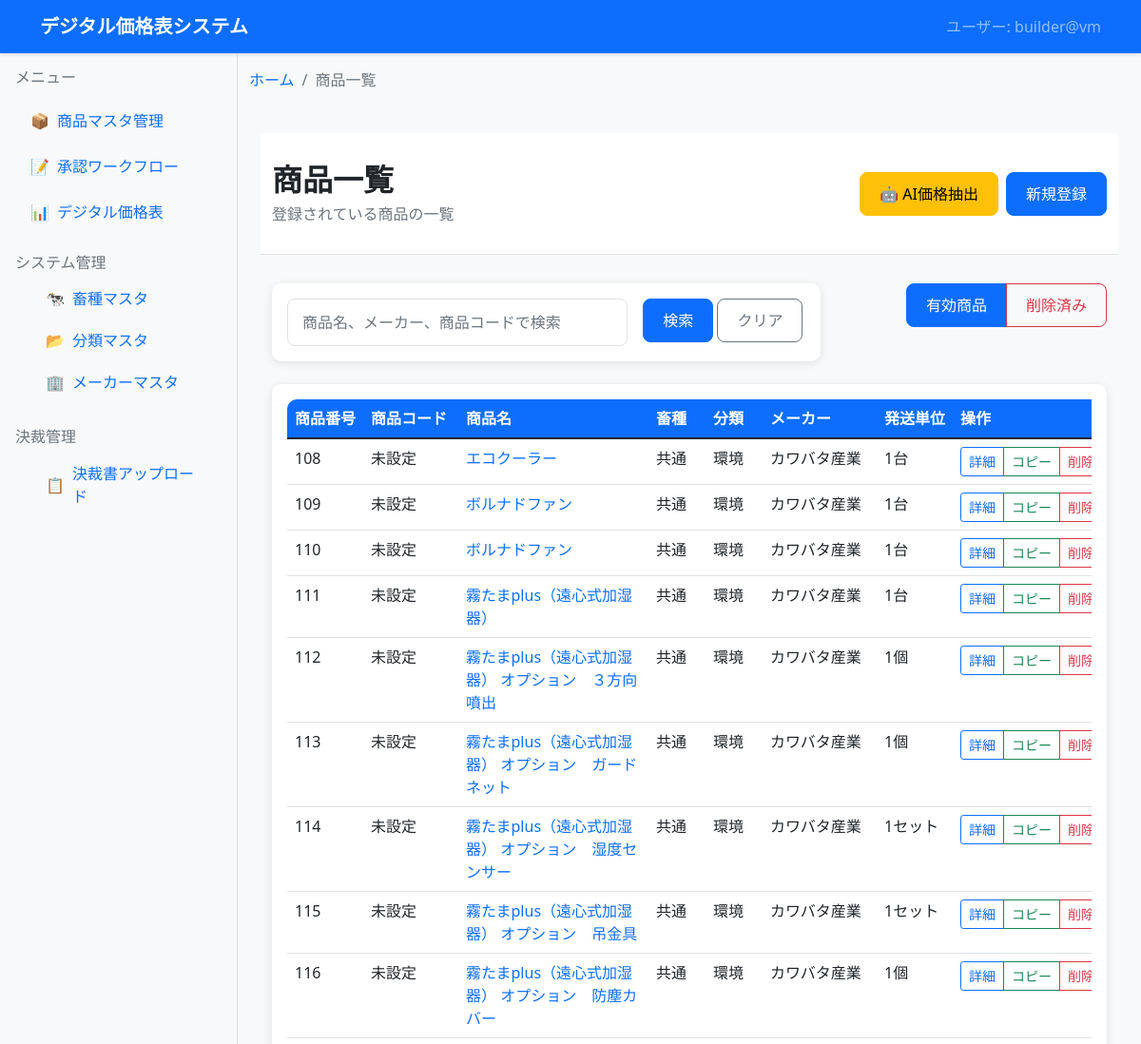
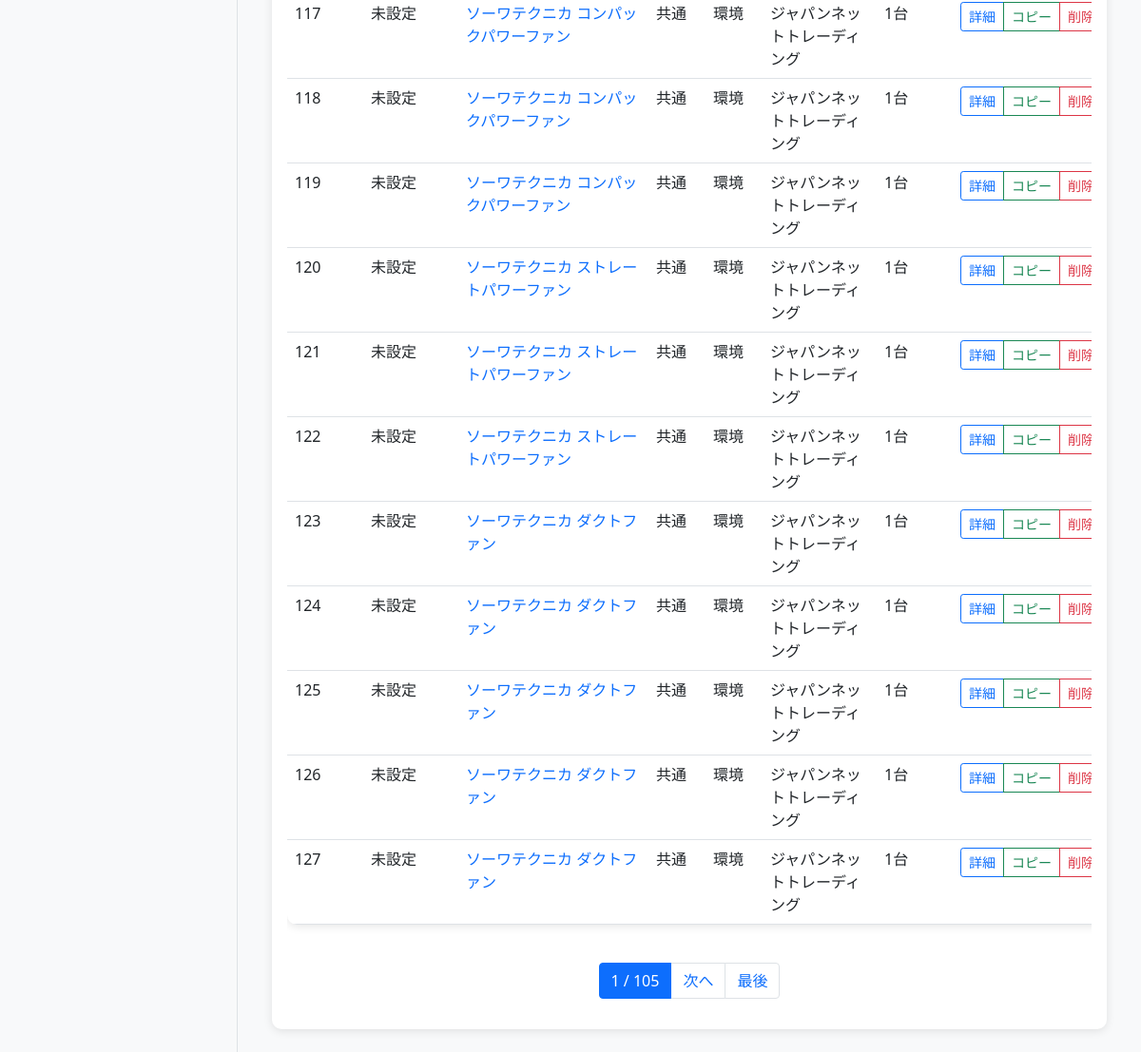
Screenshot of /products/ with the database file from the repository (2 pictures, top to bottom).
### dashboard/products_master/models.py (models this page shows, shortened)
class Product(models.Model):
    product_code = models.CharField('商品コード', max_length=50, blank=True, null=True, help_text='ユーザー管理用の商品コード')
    livestock_type = models.ForeignKey(LivestockType, on_delete=models.SET_NULL, verbose_name='畜種', blank=True, null=True)
    category = models.ForeignKey(Category, on_delete=models.SET_NULL, verbose_name='分類', blank=True, null=True)
    manufacturer = models.ForeignKey(Manufacturer, on_delete=models.SET_NULL, verbose_name='メーカー', blank=True, null=True)
    product_name = models.CharField('商品名', max_length=200)
    model_number = models.CharField('型式', max_length=100, blank=True, null=True)
    specification = models.CharField('規格', max_length=100, blank=True, null=True)
    shipping_unit = models.CharField('発送単位', max_length=50, blank=True, null=True)
    shipping_fee = models.CharField('送料', max_length=100, blank=True, null=True)
    remarks = models.TextField('備考', blank=True, null=True)
    sort_num = models.IntegerField('表示順序', default=0, help_text='畜種・分類・メーカー内での連番')
    bigram_keywords = models.TextField('2-gramキーワード', blank=True, null=True, help_text='JSON形式の2-gramキーワードリスト')
    applicant = models.CharField('申請者', max_length=100, blank=True, null=True)
    status = models.CharField('ステータス', max_length=20, default='', choices=[('', '申請なし'), ('申請中', '申請中')])
    approver = models.CharField('承認者', max_length=100, blank=True, null=True)
    is_active = models.BooleanField('有効', default=True, help_text='無効にすると論理削除されます')
    deleted_at = models.DateTimeField('削除日時', null=True, blank=True)
    created_at = models.DateTimeField('作成日時', auto_now_add=True)
    updated_at = models.DateTimeField('更新日時', auto_now=True)
    objects = models.Manager()  # デフォルトマネージャー（全て）
    active_objects = ActiveProductManager()  # 有効な商品のみ
    class Meta:
        verbose_name = '商品マスタ'
        verbose_name_plural = '商品マスタ'
        ordering = ['pk']

class LivestockType(models.Model):
    name = models.CharField('畜種名', max_length=50, unique=True)
    sort_order = models.IntegerField('表示順', default=0)
    is_active = models.BooleanField('有効', default=True)
    created_at = models.DateTimeField('作成日時', auto_now_add=True)
    updated_at = models.DateTimeField('更新日時', auto_now=True)
    class Meta:
        verbose_name = '畜種マスタ'
        verbose_name_plural = '畜種マスタ'
        ordering = ['sort_order', 'name']
    def __str__(self):
        return self.name

class Category(models.Model):
    name = models.CharField('分類名', max_length=100, unique=True)
    sort_order = models.IntegerField('表示順', default=0)
    is_active = models.BooleanField('有効', default=True)
    created_at = models.DateTimeField('作成日時', auto_now_add=True)
    updated_at = models.DateTimeField('更新日時', auto_now=True)
    class Meta:
        verbose_name = '分類マスタ'
        verbose_name_plural = '分類マスタ'
        ordering = ['sort_order', 'name']
    def __str__(self):
        return self.name

class Manufacturer(models.Model):
    name = models.CharField('メーカー名', max_length=200, unique=True)
    is_active = models.BooleanField('有効', default=True)
    created_at = models.DateTimeField('作成日時', auto_now_add=True)
    updated_at = models.DateTimeField('更新日時', auto_now=True)
    class Meta:
        verbose_name = 'メーカーマスタ'
        verbose_name_plural = 'メーカーマスタ'
        ordering = ['name']
    def __str__(self):
        return self.name

### dashboard/products_master/product_list/product_list_views.py (the view, shortened to what this page needs)
# urls.py: path('', list_views.product_list, name='product_list'),
def product_list(request):
    search_query = request.GET.get('search', '')
    show_deleted = request.GET.get('show_deleted', 'false') == 'true'
    if show_deleted:
        products = Product.objects.filter(is_active=False)
    else:
        products = Product.active_objects.all()
    products = products.order_by('pk')
    paginator = Paginator(products, 20)  # 20件ずつ表示
    page_number = request.GET.get('page')
    page_obj = paginator.get_page(page_number)
    context = {
        'current_user': get_current_user(),
        'page_obj': page_obj,
        'search_query': search_query,
        'show_deleted': show_deleted,
        'breadcrumbs': get_breadcrumbs('product_list')
    }
    return render(request, 'products_master/product_list.html', context)

### dashboard/products_master/models.py (called while the page is built)
    def get_queryset(self):
        return super().get_queryset().filter(is_active=True)

### digital_pricelist_system/utils.py (called while the page is built)
def get_current_user():
    try:
        username = getpass.getuser()
        hostname = socket.gethostname()
        return f"{username}@{hostname}"
    except Exception as e:
        print(f"ユーザ情報取得エラー: {e}")
        return "unknown@unknown"

### templates/products_master/product_list.html (shortened to what this page needs)
{% extends 'base.html' %}
{% block breadcrumb %}
    {% include 'components/breadcrumb.html' with breadcrumbs=breadcrumbs %}
{% endblock %}
{% block content %}
    {% url 'products_master:ai_extract' as ai_extract_url %}
    {% include 'components/page_header.html' with page_title="商品一覧" page_subtitle="登録されている商品の一覧" header_actions='<a href="'|add:ai_extract_url|add:'" class="btn btn-warning me-2">🤖 AI価格抽出</a><a href="/products/new/" class="btn btn-primary">新規登録</a>' %}
    <div class="container">
        <div class="row mb-4">
            <div class="col-md-8">
                <search-form-component
                    search-query="{{ search_query }}"
                    placeholder="商品名、メーカー、商品コードで検索"
                    clear-url="{% url 'products_master:product_list' %}">
                </search-form-component>
            </div>
            <div class="col-md-4 text-end">
                <div class="btn-group" role="group">
                    <a href="?show_deleted=false{% if search_query %}&search={{ search_query }}{% endif %}"
                       class="btn {% if not show_deleted %}btn-primary{% else %}btn-outline-primary{% endif %}">
                        有効商品
                    </a>
                    <a href="?show_deleted=true{% if search_query %}&search={{ search_query }}{% endif %}"
                       class="btn {% if show_deleted %}btn-danger{% else %}btn-outline-danger{% endif %}">
                        削除済み
                    </a>
                </div>
            </div>
        </div>
        <div class="card">
            <div class="card-body">
                {% if page_obj %}
                    <div class="table-responsive">
                        <table class="table table-hover">
                            <thead>
                                <tr>
                                    <th style="min-width: 80px;">商品番号</th>
                                    <th style="min-width: 100px;">商品コード</th>
                                    <th style="min-width: 200px;">商品名</th>
                                    <th style="min-width: 60px;">畜種</th>
                                    <th style="min-width: 60px;">分類</th>
                                    <th style="min-width: 120px;">メーカー</th>
                                    <th style="min-width: 80px;">発送単位</th>
                                    <th style="min-width: 200px;">操作</th>
                                </tr>
                            </thead>
                            <tbody>
                                {% for product in page_obj %}
                                    <tr {% if show_deleted %}class="table-danger"{% endif %}>
                                        <td>{{ product.pk }}</td>
                                        <td>{{ product.product_code|default:"未設定" }}</td>
                                        <td>
                                            <a href="{% url 'products_master:product_detail' product.pk %}" class="text-decoration-none">
                                                {{ product.product_name }}
                                            </a>
                                        </td>
                                        <td>{{ product.livestock_type|default:"-" }}</td>
                                        <td>{{ product.category|default:"-" }}</td>
                                        <td>{{ product.manufacturer|default:"-" }}</td>
                                        <td>{{ product.shipping_unit|default:"-" }}</td>
                                        <td style="white-space: nowrap; min-width: 200px;">
                                            <div class="btn-group btn-group-sm">
                                                {% if not show_deleted %}
                                                    <a href="{% url 'products_master:product_detail' product.pk %}" class="btn btn-outline-primary">詳細</a>
                                                    <a href="{% url 'products_master:product_copy' product.pk %}" class="btn btn-outline-success">コピー</a>
                                                    <a href="{% url 'products_master:product_delete' product.pk %}" class="btn btn-outline-danger">削除</a>
                                                {% else %}
                                                    <button type="button" class="btn btn-outline-success" onclick="toggleProductStatus({{ product.pk }}, '復元')"
                                                            data-bs-toggle="tooltip" title="商品を復元します">復元</button>
                                                {% endif %}
                                            </div>
                                        </td>
                                    </tr>
                                {% endfor %}
                            </tbody>
                        </table>
                    </div>
                    {% if page_obj.has_other_pages %}
                        <nav aria-label="商品一覧ページネーション" class="mt-4">
                            <ul class="pagination justify-content-center">
                                <li class="page-item active">
                                    <span class="page-link">
                                        {{ page_obj.number }} / {{ page_obj.paginator.num_pages }}
                                    </span>
                                </li>
                                {% if page_obj.has_next %}
                                    <li class="page-item">
                                        <a class="page-link" href="?page={{ page_obj.next_page_number }}">次へ</a>
                                    </li>
                                    <li class="page-item">
                                        <a class="page-link" href="?page={{ page_obj.paginator.num_pages }}">最後</a>
                                    </li>
                                {% endif %}
                            </ul>
                        </nav>
                    {% endif %}
                {% endif %}
            </div>
        </div>
    </div>
    {% load static %}
{% endblock %}

### static/css/common.css (style rules this page uses)
:root { --primary-color: #0d6efd; --secondary-color: #6c757d; --success-color: #198754; --info-color: #0dcaf0; --warning-color: #ffc107; --danger-color: #dc3545; --light-color: #f8f9fa; --dark-color: #212529; }
body { font-family: 'Segoe UI', Tahoma, Geneva, Verdana, sans-serif; background-color: var(--light-color); }
.card { border: none; box-shadow: 0 2px 10px rgba(0,0,0,0.1); border-radius: 10px; }
.btn { border-radius: 8px; font-weight: 500; padding: 10px 20px; }
.btn-primary { background-color: var(--primary-color); border-color: var(--primary-color); }
.table { background: white; border-radius: 10px; overflow: hidden; box-shadow: 0 2px 10px rgba(0,0,0,0.1); }
.table thead th { background-color: var(--primary-color); color: white; border: none; font-weight: 600; }

### rows the page displays
Product: pk "108", product_code "未設定", product_name "エコクーラー", livestock_type "共通", category "環境", manufacturer "カワバタ産業", shipping_unit "1台"
Product: pk "109", product_code "未設定", product_name "ボルナドファン", livestock_type "共通", category "環境", manufacturer "カワバタ産業", shipping_unit "1台"
Product: pk "110", product_code "未設定", product_name "ボルナドファン", livestock_type "共通", category "環境", manufacturer "カワバタ産業", shipping_unit "1台"
Product: pk "111", product_code "未設定", product_name "霧たまplus（遠心式加湿器）", livestock_type "共通", category "環境", manufacturer "カワバタ産業", shipping_unit "1台"
Product: pk "112", product_code "未設定", product_name "霧たまplus（遠心式加湿器） オプション ３方向噴出", livestock_type "共通", category "環境", manufacturer "カワバタ産業", shipping_unit "1個"
Product: pk "113", product_code "未設定", product_name "霧たまplus（遠心式加湿器） オプション ガードネット", livestock_type "共通", category "環境", manufacturer "カワバタ産業", shipping_unit "1個"
Product: pk "114", product_code "未設定", product_name "霧たまplus（遠心式加湿器） オプション 湿度センサー", livestock_type "共通", category "環境", manufacturer "カワバタ産業", shipping_unit "1セット"
Product: pk "115", product_code "未設定", product_name "霧たまplus（遠心式加湿器） オプション 吊金具", livestock_type "共通", category "環境", manufacturer "カワバタ産業", shipping_unit "1セット"
Product: pk "116", product_code "未設定", product_name "霧たまplus（遠心式加湿器） オプション 防塵カバー", livestock_type "共通", category "環境", manufacturer "カワバタ産業", shipping_unit "1個"
Product: pk "117", product_code "未設定", product_name "ソーワテクニカ コンパックパワーファン", livestock_type "共通", category "環境", manufacturer "ジャパンネットトレーディング", shipping_unit "1台"
Product: pk "118", product_code "未設定", product_name "ソーワテクニカ コンパックパワーファン", livestock_type "共通", category "環境", manufacturer "ジャパンネットトレーディング", shipping_unit "1台"
Product: pk "119", product_code "未設定", product_name "ソーワテクニカ コンパックパワーファン", livestock_type "共通", category "環境", manufacturer "ジャパンネットトレーディング", shipping_unit "1台"
Product: pk "120", product_code "未設定", product_name "ソーワテクニカ ストレートパワーファン", livestock_type "共通", category "環境", manufacturer "ジャパンネットトレーディング", shipping_unit "1台"
Product: pk "121", product_code "未設定", product_name "ソーワテクニカ ストレートパワーファン", livestock_type "共通", category "環境", manufacturer "ジャパンネットトレーディング", shipping_unit "1台"
Product: pk "122", product_code "未設定", product_name "ソーワテクニカ ストレートパワーファン", livestock_type "共通", category "環境", manufacturer "ジャパンネットトレーディング", shipping_unit "1台"
Product: pk "123", product_code "未設定", product_name "ソーワテクニカ ダクトファン", livestock_type "共通", category "環境", manufacturer "ジャパンネットトレーディング", shipping_unit "1台"
Product: pk "124", product_code "未設定", product_name "ソーワテクニカ ダクトファン", livestock_type "共通", category "環境", manufacturer "ジャパンネットトレーディング", shipping_unit "1台"
Product: pk "125", product_code "未設定", product_name "ソーワテクニカ ダクトファン", livestock_type "共通", category "環境", manufacturer "ジャパンネットトレーディング", shipping_unit "1台"
Product: pk "126", product_code "未設定", product_name "ソーワテクニカ ダクトファン", livestock_type "共通", category "環境", manufacturer "ジャパンネットトレーディング", shipping_unit "1台"
Product: pk "127", product_code "未設定", product_name "ソーワテクニカ ダクトファン", livestock_type "共通", category "環境", manufacturer "ジャパンネットトレーディング", shipping_unit "1台"

### other values shown
{{ current_user }} "builder@vm"
{{ crumb.title }} "商品一覧"
{{ page_title }} "商品一覧"
{{ page_subtitle }} "登録されている商品の一覧"
{{ header_actions|safe }} "🤖 AI価格抽出 新規登録"
{{ page_obj.number }} "1"
{{ page_obj.paginator.num_pages }} "105"
